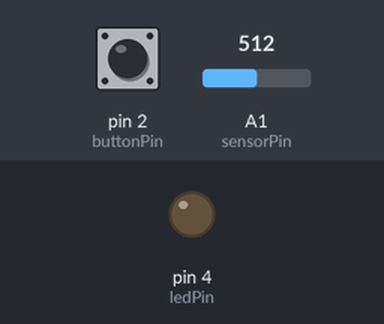
A sketch run on a simulated Arduino Uno, built with avr-gcc and run on an emulated ATmega328P. Parts: output pins drawn as LEDs (lit = HIGH). Dashed ring = blinking. Inputs (shaded band) come from the test bench; at power-on: pin 2 (buttonPin) LOW, A1 (sensorPin) = 512. What the sketch prints to the serial monitor is not drawn.

Above: at 1.2 s.
1.3 s: pin 2 (buttonPin) pulled HIGH for 0.15 s
At 2.6 s:
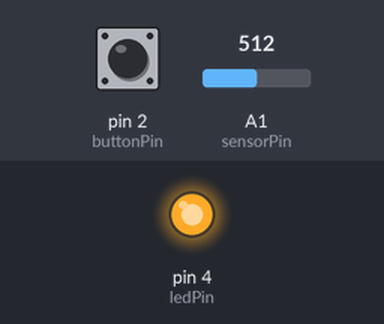
4.6 s: pin 2 (buttonPin) pulled HIGH for 1 s
At 5.1 s:
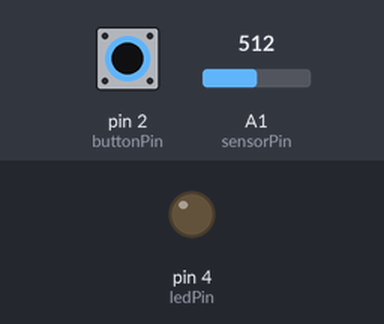
7.1 s: pin 2 (buttonPin) pulsed HIGH 5 times (0.12 s each, 0.3 s apart)
At 7.25 s:
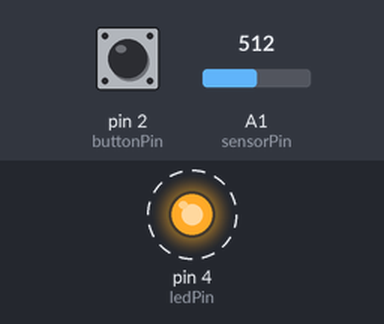
10.1 s: pin 2 (buttonPin) pulled HIGH for 3.2 s
At 10.5 s:
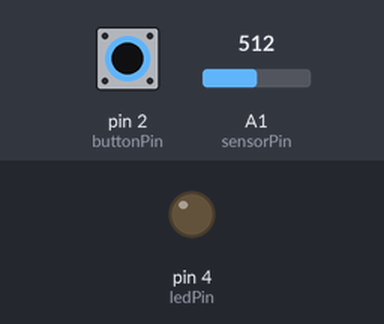
14.8 s: pin 2 (buttonPin) pulsed HIGH 2 times (0.12 s each, 0.3 s apart)
At 14.95 s:
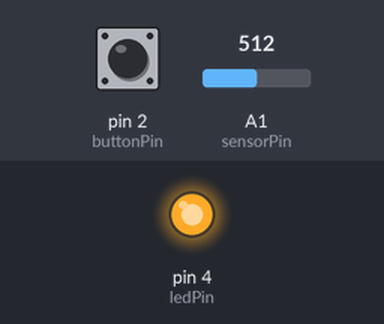
Timing chart, 0 to 17.8 s (numbered marks = the images above; inputs shaded):
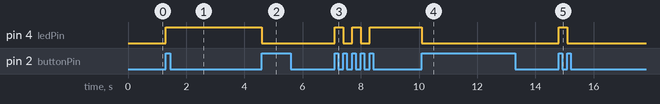

Measured:
- after the input at 1.3 s, pin 4 (ledPin): LOW → HIGH at once
- after the input at 4.6 s, pin 4 (ledPin): HIGH → LOW at once
- after the input at 7.1 s, pin 4 (ledPin): alternates HIGH for 0.30 s and LOW for 0.30 s, 5 changes in all, then stays HIGH, starting at once
- after the input at 10.1 s, pin 4 (ledPin): HIGH → LOW at once
- after the input at 14.8 s, pin 4 (ledPin): LOW → HIGH at once, → LOW 0.30 s later

The sketch:

current.ino
```cpp
// Adry Lain 2025

const int sensorPin = 15;
const int ledPin = 4;
const int buttonPin = 2;
bool collecting = false;
bool lastState = false; //this is just so we can use one button and make it toggleable. if the button changes from HIGH -> LOW
//then we know that the button was released and isn't just being held down. otherwise, holding the button will make the data
//collecting state spin between true and false like a slot machine

void setup() {
  Serial.begin(115200);
  pinMode(sensorPin, INPUT);
  pinMode(ledPin, OUTPUT);
  pinMode(buttonPin, INPUT);
}

void loop() {

  //if the button was LOW and then became HIGH, we know it was just pressed. turn on data collection.
  if (digitalRead(buttonPin) == HIGH && lastState == false) {
    if (collecting == false) {
      collecting = true;
      Serial.print("Begin");
      digitalWrite(ledPin, HIGH);
    }else{
      collecting = false;
      Serial.print("Stop");
      digitalWrite(ledPin, LOW);
    }
  }

  if (collecting == true) {
    //read from the analog sensor pin
    int analog_sample = analogRead(sensorPin);
    //or you can just send it directly as a 32 bit integer:
    Serial.write(analog_sample);
  }

  //update what the previous state of the button was. if it is low, let lastState be low. vice versa.
  if (digitalRead(buttonPin) == HIGH && lastState == false) {
    lastState = true;
  }else if (digitalRead(buttonPin) == LOW && lastState == true) {
    lastState = false;
  }

  delay(1); // 1 kHz max sample rate on

}

//what we want to do  here is send all incoming signals over to serial. another program should listen in on the serial port and just log it into a csv file.
//the csv file should be openable in excel where we can just plot the data. If we want we can write another program that overlays vibration data on top of one another and checks
//peaks.
```
